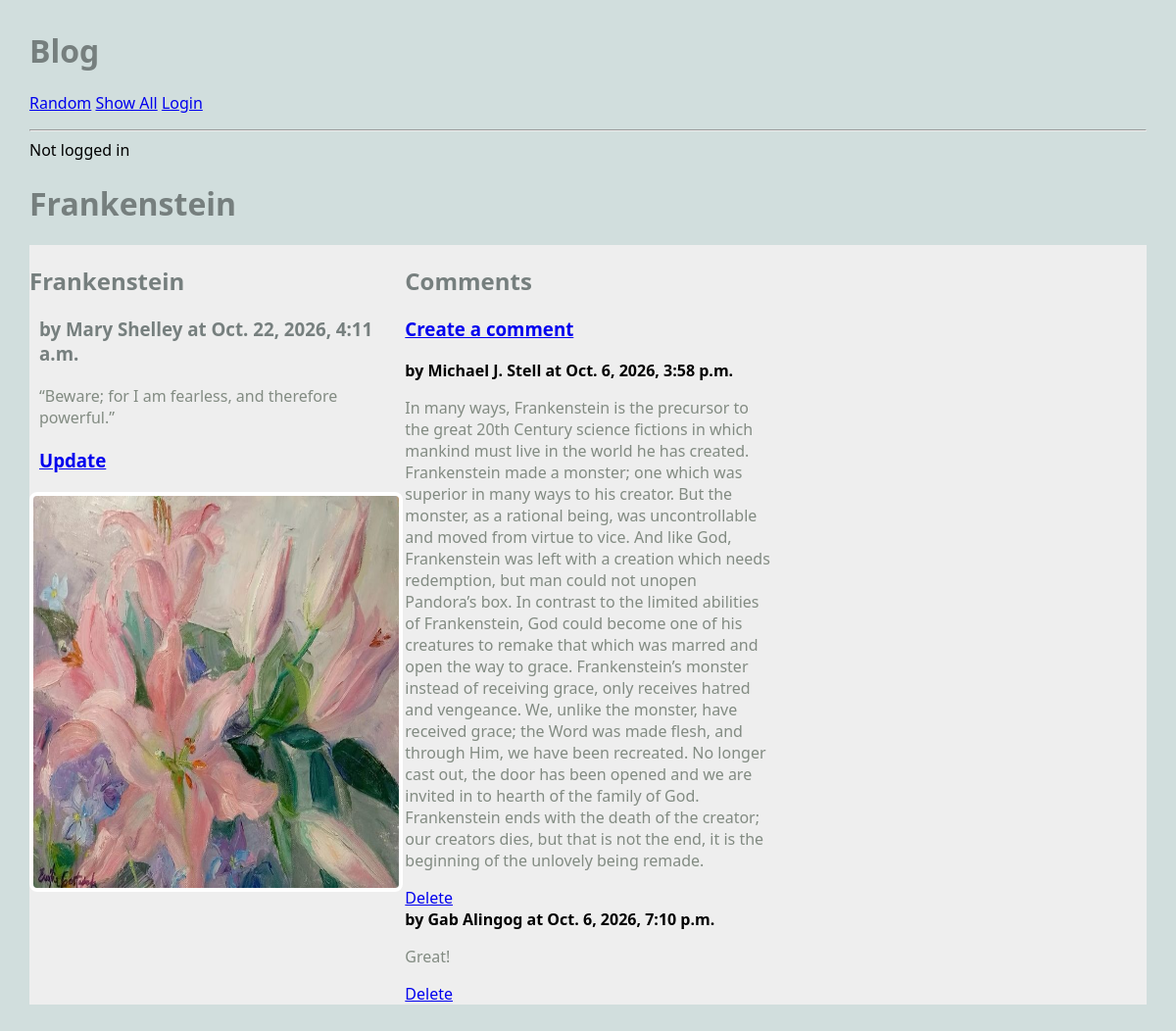
Screenshot of /blog/article/2 with the database file from the repository.
### blog/models.py (models this page shows, shortened)
class Article(models.Model):
    title = models.TextField(blank=True) # can be empty
    author = models.TextField(blank=True)
    text = models.TextField(blank=True)
    published = models.DateTimeField(auto_now=True) # when it was created
    image_file = models.ImageField(blank=True)
    user = models.ForeignKey(User, on_delete=models.CASCADE)
    def get_all_comments(self):
        comments = Comment.objects.filter(article=self)
        return comments

class Comment(models.Model):
    article = models.ForeignKey(Article, on_delete=models.CASCADE)
    author = models.TextField(blank=False) # already defined
    text = models.TextField(blank=False)
    published = models.DateTimeField(auto_now=True)
    def __str__(self):
        return f'{self.text}'

### blog/views.py (the view)
# urls.py: path('article/<int:pk>', ArticleView.as_view(), name='article'), # show a single article
class ArticleView(DetailView):
    model = Article
    template_name = "blog/article.html"
    context_object_name = 'article' # different

### blog/templates/blog/article.html
{% extends 'blog/base.html' %}
{% block content %}
<h1>{{article.title}}</h1>
<main class="grid-container">
    <article>
		<div>
			<h2>{{article.title}}</h2>
			<h3>by {{article.author}} at {{article.published}}</h3>
			<p>
			{{article.text}}
			</p>
			<h3>
				<a href="{% url 'update_article' article.pk %}">Update</a>
			</h3>
		</div>
		{% if article.image_file %}
		<img src="{{ article.image_file.url }}" alt="picture">
		{% else %}
		<h3>No image</h3>
		{% endif %}
	</article>
	<div>
		<h2>Comments</h2>
		<h3>
			<a href="{% url 'create_comment' article.pk %}">Create a comment</a>
		</h3>
		{% for comment in article.get_all_comments %}
		<div>
			<strong>by {{comment.author}} at {{comment.published}}</strong>
			<p>{{comment.text}}</p>
			<a href="{% url 'delete_comment' comment.pk %}">Delete</a>
		</div>
		{% endfor %}
	</div>
</main>
{% endblock %}

### static/styles-blog.css (style rules this page uses)
body { margin: 30px; background: #d1dedd; font-family:'Segoe UI', Tahoma, Geneva, Verdana, sans-serif; }
img { height: 400px; width: 200px; }
h1, h2, h3 { color: #767f7e; }
p { color: #828b82; }
.grid-container { background: #eee; max-width: 900px; display: grid; grid-template-columns: repeat(3, 1fr); grid-gap: 10px; max-width: 1200px; margin: 20px auto; }
article img, article.featured img { width: 100%; border: 4px solid #fff; border-radius: 8px; }
article p, article h3 { margin: 20px 10px; }

### rows the page displays
Article: title "Frankenstein", author "Mary Shelley", published "Oct. 22, 2026, 4:11 a.m.", text "“Beware; for I am fearless, and therefore powerful.”", image_file (picture)
Comment: author "Michael J. Stell", published "Oct. 6, 2026, 3:58 p.m.", text "In many ways, Frankenstein is the precursor to the great 20th Century science fictions in which mankind must live in the world he has created. Frankenstein made a monster; one which was superior in many ways to his creator. But the monster, as a rational being, was uncontrollable and moved from virtue to vice. And like God, Frankenstein was left with a creation which needs redemption, but man could not unopen Pandora’s box. In contrast to the limited abilities of Frankenstein, God could become one of his creatures to remake that which was marred and open the way to grace. Frankenstein’s monster instead of receiving grace, only receives hatred and vengeance. We, unlike the monster, have…"
Comment: author "Gab Alingog", published "Oct. 6, 2026, 7:10 p.m.", text "Great!"
